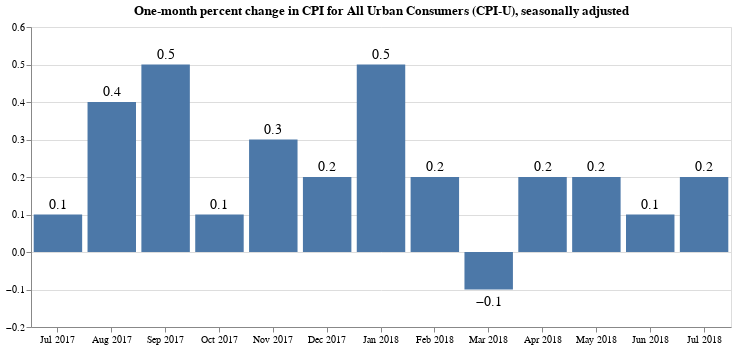

Source (notebook cell):
### Markdown cell above
Draw the chart.

### Code cell
base = alt.Chart(
    last_13, 
    title="One-month percent change in CPI for All Urban Consumers (CPI-U), seasonally adjusted"
).properties(width=700)

bars = base.mark_bar().encode(
    x=alt.X(
        "date:O",
        timeUnit="yearmonth",
        axis=alt.Axis(title=None, labelAngle=0),
    ),
    y=alt.Y(
        "pct_change_rounded:Q",
        axis=alt.Axis(title=None),
        scale=alt.Scale(domain=[
            last_13['pct_change'].min()-0.1,
            last_13['pct_change'].max()+0.05
        ])
    )
)

text = base.encode(
    x=alt.X("date:O", timeUnit="yearmonth"),
    y="pct_change_rounded:Q",
    text='pct_change_rounded'
)

textAbove = text.transform_filter(alt.datum.pct_change > 0).mark_text(
    align='center',
    baseline='middle',
    fontSize=14,
    dy=-10
)

textBelow = text.transform_filter(alt.datum.pct_change < 0).mark_text(
    align='center',
    baseline='middle',
    fontSize=14,
    dy=12
)

bars + textAbove + textBelow

### Figure 1 — Vega-Lite specification as saved in the notebook (floating-point values rounded to 4 significant figures)
{"$schema": "https://vega.github.io/schema/vega-lite/v2.6.0.json", "config": {"view": {"height": 300, "width": 400}}, "datasets": {"data-df2c74b79dc2b39e95deb07dd3d10325": [{"date": "2017-07-01T00:00:00", "pct_change": 0.0836, "pct_change_rounded": 0.1, "value": 244.2, "year": 2017}, {"date": "2017-08-01T00:00:00", "pct_change": 0.4201, "pct_change_rounded": 0.4, "value": 245.3, "year": 2017}, {"date": "2017-09-01T00:00:00", "pct_change": 0.4607, "pct_change_rounded": 0.5, "value": 246.4, "year": 2017}, {"date": "2017-10-01T00:00:00", "pct_change": 0.07752, "pct_change_rounded": 0.1, "value": 246.6, "year": 2017}, {"date": "2017-11-01T00:00:00", "pct_change": 0.3358, "pct_change_rounded": 0.3, "value": 247.4, "year": 2017}, {"date": "2017-12-01T00:00:00", "pct_change": 0.2017, "pct_change_rounded": 0.2, "value": 247.9, "year": 2017}, {"date": "2018-01-01T00:00:00", "pct_change": 0.5385, "pct_change_rounded": 0.5, "value": 249.2, "year": 2018}, {"date": "2018-02-01T00:00:00", "pct_change": 0.1501, "pct_change_rounded": 0.2, "value": 249.6, "year": 2018}, {"date": "2018-03-01T00:00:00", "pct_change": -0.0629, "pct_change_rounded": -0.1, "value": 249.5, "year": 2018}, {"date": "2018-04-01T00:00:00", "pct_change": 0.2209, "pct_change_rounded": 0.2, "value": 250.0, "year": 2018}, {"date": "2018-05-01T00:00:00", "pct_change": 0.2088, "pct_change_rounded": 0.2, "value": 250.5, "year": 2018}, {"date": "2018-06-01T00:00:00", "pct_change": 0.1285, "pct_change_rounded": 0.1, "value": 250.9, "year": 2018}, {"date": "2018-07-01T00:00:00", "pct_change": 0.171, "pct_change_rounded": 0.2, "value": 251.3, "year": 2018}]}, "layer": [{"data": {"name": "data-df2c74b79dc2b39e95deb07dd3d10325"}, "encoding": {"x": {"axis": {"labelAngle": 0, "title": null}, "field": "date", "timeUnit": "yearmonth", "type": "ordinal"}, "y": {"axis": {"title": null}, "field": "pct_change_rounded", "scale": {"domain": [-0.1629, 0.5885]}, "type": "quantitative"}}, "mark": "bar", "title": "One-month percent change in CPI for All Urban Consumers (CPI-U), seasonally adjusted", "width": 700}, {"data": {"name": "data-df2c74b79dc2b39e95deb07dd3d10325"}, "encoding": {"text": {"field": "pct_change_rounded", "type": "quantitative"}, "x": {"field": "date", "timeUnit": "yearmonth", "type": "ordinal"}, "y": {"field": "pct_change_rounded", "type": "quantitative"}}, "mark": {"align": "center", "baseline": "middle", "dy": -10, "fontSize": 14, "type": "text"}, "title": "One-month percent change in CPI for All Urban Consumers (CPI-U), seasonally adjusted", "transform": [{"filter": "(datum.pct_change > 0)"}], "width": 700}, {"data": {"name": "data-df2c74b79dc2b39e95deb07dd3d10325"}, "encoding": {"text": {"field": "pct_change_rounded", "type": "quantitative"}, "x": {"field": "date", "timeUnit": "yearmonth", "type": "ordinal"}, "y": {"field": "pct_change_rounded", "type": "quantitative"}}, "mark": {"align": "center", "baseline": "middle", "dy": 12, "fontSize": 14, "type": "text"}, "title": "One-month percent change in CPI for All Urban Consumers (CPI-U), seasonally adjusted", "transform": [{"filter": "(datum.pct_change < 0)"}], "width": 700}]}
